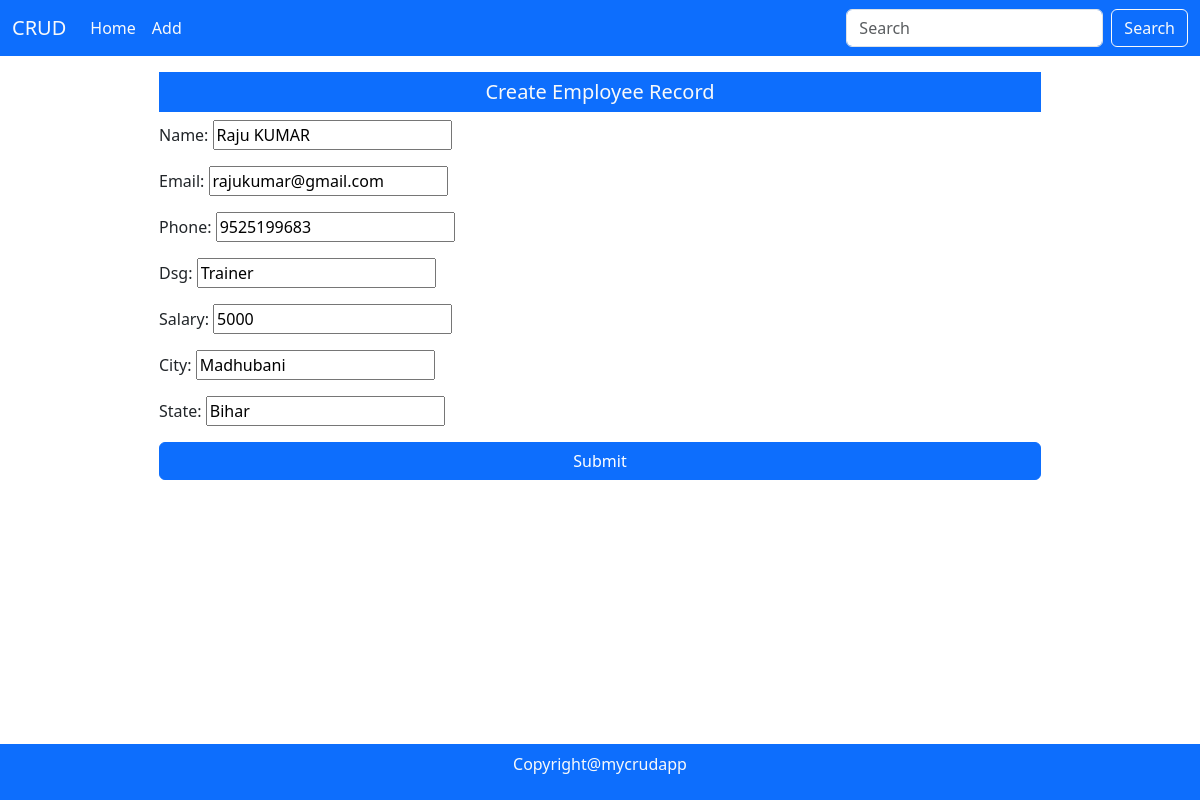
Screenshot of /update/29/ with the database file from the repository.
### mainApp/models.py (models this page shows)
class Employee(models.Model):
    id =models.AutoField(primary_key=True)
    name = models.CharField(max_length=30)
    email=models.EmailField(max_length=30)
    dsg=models.CharField(max_length=20)
    phone=models.CharField(max_length=15,default="")
    salary=models.IntegerField()
    city=models.CharField(max_length=20,default="",null=True, blank=True)
    state=models.CharField(max_length=20,default="",null=True, blank=True)

### mainApp/views.py (the view)
# urls.py: path("update/<int:id>/",views.updatePage,name="update"),
def updatePage(Request,id):
    try:
        data = Employee.objects.get(id=id)
        if(Request.method=="POST"):
            ef = EmplyeeForm(Request.POST)
            if(ef.is_valid()):
                data.name = ef.cleaned_data['name']
                data.email = ef.cleaned_data['email']
                data.phone = ef.cleaned_data['phone']
                data.dsg = ef.cleaned_data['dsg']
                data.salary = ef.cleaned_data['salary']
                data.city = ef.cleaned_data['city']
                data.state = ef.cleaned_data['state']
                data.save()
                return HttpResponseRedirect("/")
        else:
            ef = EmplyeeForm(instance=data)
            return render(Request,"update.html",{'form':ef})
    except:
         pass
    return HttpResponseRedirect("/")

### mainApp/forms.py (shortened to what this page needs)
class EmplyeeForm(forms.ModelForm):
    class Meta: #meta will be represent the innner class Employeeform
        model =Employee
        fields= ['name','email','phone','dsg','salary','city','state']
        widgets= {
            'name':forms.TextInput(attrs={'class':'forms.control','placeholder':'Enter name'}),
            'email':forms.TextInput(attrs={'class':'forms.control','placeholder':'Enter email id'}),
            'phone':forms.TextInput(attrs={'class':'forms.control','placeholder':'Enter phone Number'}),
            'dsg':forms.TextInput(attrs={'class':'forms.control','placeholder':'Enter Designation'}),
            'salary':forms.TextInput(attrs={'class':'forms.control','placeholder':'Enter salary'}),
            'city':forms.TextInput(attrs={'class':'forms.control','placeholder':'Enter city Name'}),
            'state':forms.TextInput(attrs={'class':'forms.control','placeholder':'Enter state Name'}),
        }

### mainApp/templates/update.html (shortened to what this page needs)
{% extends 'index.html'  %}
{% load static %}
{% block body %}
<div class="container-fluid mid-section my-3">
     <div class="w-75 m-auto">
          <h5 class="text-center p-2 bg-primary text-light">Create Employee Record</h5>
          <form action="" method="post">
               {{form.as_p}}
               <button type="submit" class="btn btn-primary w-100">Submit</button>
          </form>
     </div>
</div>
{% endblock %}

### mainApp/static/style.css (style rules this page uses)
.mid-section { height: 620px; position: relative; overflow: auto; }

### rows the page displays
Employee: name "Raju KUMAR", email "rajukumar@gmail.com", phone "9525199683", dsg "Trainer", salary "5000", city "Madhubani", state "Bihar"
